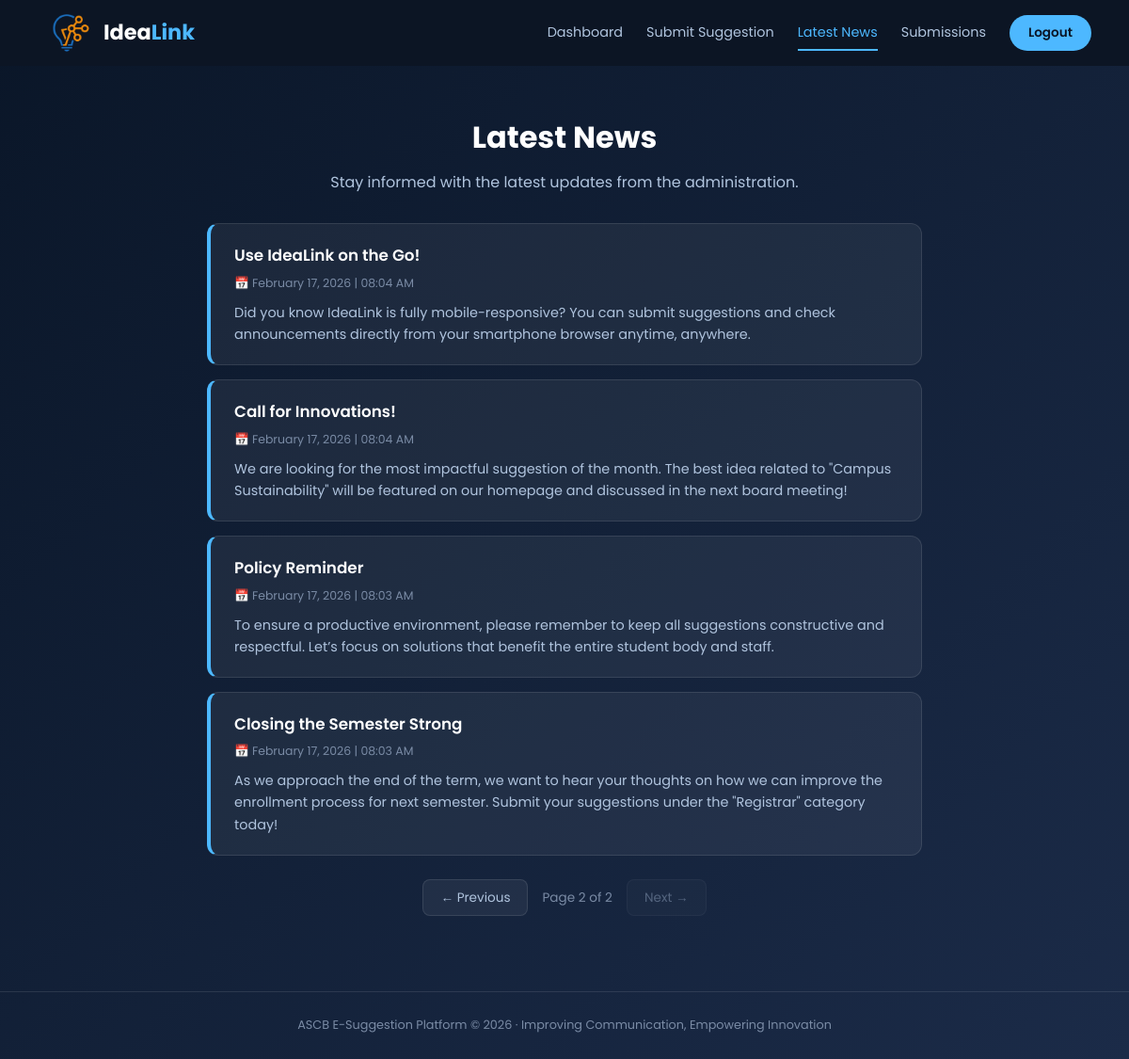
Page /user/announcements.php?page=2 (signed in) on the committed database.
### tables this page shows
CREATE TABLE `announcements` (
  `id` int(11) NOT NULL,
  `admin_id` int(11) UNSIGNED DEFAULT NULL,
  `title` varchar(255) NOT NULL,
  `message` text NOT NULL,
  `date_posted` datetime DEFAULT current_timestamp()
);

### includes/functions.php (called while the page is built, shortened)
<?php
function e(string $str): string {
    return htmlspecialchars($str, ENT_QUOTES, 'UTF-8');
}
?>

### user/announcements.php (the view, shortened to what this page needs)
<?php
require_once __DIR__ . '/../includes/db_connect.php';
require_once __DIR__ . '/../includes/functions.php';
$limit = 6;
$page = isset($_GET['page']) && is_numeric($_GET['page']) ? (int)$_GET['page'] : 1;
$offset = ($page - 1) * $limit;
$total_announcements = $conn->query("SELECT COUNT(*) as total FROM announcements")->fetch_assoc()['total'];
$total_pages = ceil($total_announcements / $limit);
$stmt_ann = $conn->prepare("SELECT * FROM announcements ORDER BY date_posted DESC LIMIT ? OFFSET ?");
$stmt_ann->bind_param("ii", $limit, $offset);
$stmt_ann->execute();
$announcements = $stmt_ann->get_result()->fetch_all(MYSQLI_ASSOC);
?>
<!DOCTYPE html>
<html lang="en">
<head>
    <link rel="stylesheet" href="../assets/css/main.css">
    <link rel="stylesheet" href="../assets/css/user.css">
</head>
<body>
<?php include __DIR__ . '/../includes/header.php'; ?>
<div class="main-content">
    <section class="hero">
        <h1>Latest News</h1>
        <p>Stay informed with the latest updates from the administration.</p>
    </section>
    <div class="announcement-container">
        <?php foreach ($announcements as $a): ?>
            <div class="announcement-card">
                <div class="announcement-title">
                    <?= e($a['title']) ?>
                </div>
                <span class="announcement-date">
                    📅 <?= date("F d, Y | h:i A", strtotime($a['date_posted'])) ?>
                </span>
                <div class="announcement-message">
                    <?= nl2br(e($a['message'])) ?>
                </div>
            </div>
        <?php endforeach; ?>
        <?php if ($total_pages > 1): ?>
            <div class="pagination">
                <a href="?page=<?= $page - 1 ?>" class="btn-page <?= ($page <= 1) ? 'disabled' : '' ?>">
                    ← Previous
                </a>
                <span class="page-indicator">Page <?= $page ?> of <?= $total_pages ?></span>
                <a href="?page=<?= $page + 1 ?>" class="btn-page <?= ($page >= $total_pages) ? 'disabled' : '' ?>">
                    Next →
                </a>
            </div>
        <?php endif; ?>
    </div>
</div>
<?php include __DIR__ . '/../includes/footer.php'; ?>
</body>
</html>

### assets/css/main.css (style rules this page uses)
*, *::before, *::after { margin: 0; padding: 0; box-sizing: border-box; }
:root { --primary-dark: #0a1628; --secondary-dark: #1b2b48; --tertiary-dark: #0c1524; --accent: #4db8ff; --accent-hover: #3aa0e6; --accent-glow: rgba(77, 184, 255, 0.25); --success: #2ecc71; --success-bg: rgba(46, 204, 113, 0.15); --warning: #f39c12; --warning-bg: rgba(243, 156, 18, 0.15); --danger: #e74c3c; --danger-bg: rgba(231, 76, 60, 0.15); --text-primary: #ffffff; --text-secondary: #b0c4de; --text-dim: #7a8ba5; --glass: rgba(255, 255, 255, 0.06); --glass-border: rgba(255, 255, 255, 0.1); --glass-hover: rgba(255, 255, 255, 0.12); --glass-strong: rgba(255, 255, 255, 0.08); --radius: 12px; --radius-sm: 8px; --radius-lg: 16px; --radius-pill: 50px; --shadow: 0 8px 32px rgba(0, 0, 0, 0.3); --shadow-sm: 0 4px 12px rgba(0, 0, 0, 0.2); --shadow-lg: 0 12px 48px rgba(0, 0, 0, 0.4); --transition: all 0.3s ease; --transition-fast: all 0.15s ease; --font: 'Poppins', sans-serif; --sidebar-width: 260px; }
html { scroll-behavior: smooth; }
body { font-family: var(--font); background: linear-gradient(135deg, var(--primary-dark), var(--secondary-dark)); color: var(--text-primary); min-height: 100vh; line-height: 1.6; -webkit-font-smoothing: antialiased; }
a { color: var(--accent); text-decoration: none; transition: var(--transition-fast); }
.hero { text-align: center; padding: 50px 20px 30px; }
.hero h1 { font-size: 2rem; font-weight: 700; margin-bottom: 10px; }
.hero p { color: var(--text-secondary); font-size: 1rem; max-width: 500px; margin: 0 auto; }
.pagination { display: flex; justify-content: center; align-items: center; gap: 15px; margin-top: 25px; flex-wrap: wrap; }
.pagination .btn-page, .pagination button { padding: 8px 18px; background: var(--glass); border: 1px solid var(--glass-border); border-radius: var(--radius-sm); color: var(--text-secondary); font-family: var(--font); font-size: 0.85rem; cursor: pointer; transition: var(--transition); text-decoration: none; }
.pagination .btn-page.disabled, .pagination button:disabled { opacity: 0.4; cursor: not-allowed; }
.pagination .page-indicator { color: var(--text-dim); font-size: 0.85rem; }
.announcement-container { max-width: 800px; margin: 0 auto; padding: 0 20px 40px; }
.announcement-card { background: var(--glass); border: 1px solid var(--glass-border); border-left: 4px solid var(--accent); border-radius: var(--radius); padding: 20px 25px; margin-bottom: 15px; transition: var(--transition); }
.announcement-title { font-size: 1.05rem; font-weight: 600; color: var(--text-primary); margin-bottom: 6px; }
.announcement-date { font-size: 0.78rem; color: var(--text-dim); display: block; margin-bottom: 10px; }
.announcement-message { color: var(--text-secondary); font-size: 0.9rem; line-height: 1.6; }
.main-content { transition: opacity 0.4s ease, transform 0.4s ease; }

### rows in the picture
announcements: title "Use IdeaLink on the Go!", date_posted "February 17, 2026 | 08:04 AM", message "Did you know IdeaLink is fully mobile-responsive? You can submit suggestions and check announcements directly from your smartphone browser anytime, anywhere."
announcements: title "Call for Innovations!", date_posted "February 17, 2026 | 08:04 AM", message "We are looking for the most impactful suggestion of the month. The best idea related to \"Campus Sustainability\" will be featured on our homepage and discussed in the next board meeting!"
announcements: title "Policy Reminder", date_posted "February 17, 2026 | 08:03 AM", message "To ensure a productive environment, please remember to keep all suggestions constructive and respectful. Let’s focus on solutions that benefit the entire student body and staff."
announcements: title "Closing the Semester Strong", date_posted "February 17, 2026 | 08:03 AM", message "As we approach the end of the term, we want to hear your thoughts on how we can improve the enrollment process for next semester. Submit your suggestions under the \"Registrar\" category today!"

### other values in the picture
$page "2"
$total_pages "2"
